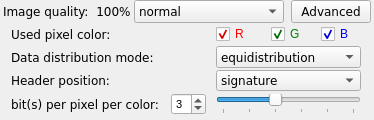
<?xml version="1.0" encoding="UTF-8"?>
<ui version="4.0">
 <class>OptionWidgetSilentEyeBmp</class>
 <widget class="QWidget" name="OptionWidgetSilentEyeBmp">
  <property name="geometry">
   <rect>
    <x>0</x>
    <y>0</y>
    <width>374</width>
    <height>120</height>
   </rect>
  </property>
  <property name="minimumSize">
   <size>
    <width>0</width>
    <height>120</height>
   </size>
  </property>
  <property name="maximumSize">
   <size>
    <width>16777215</width>
    <height>120</height>
   </size>
  </property>
  <property name="windowTitle">
   <string>Form</string>
  </property>
  <layout class="QVBoxLayout" name="verticalLayout">
   <property name="spacing">
    <number>0</number>
   </property>
   <property name="margin">
    <number>0</number>
   </property>
   <item>
    <widget class="QWidget" name="standardWidget" native="true">
     <layout class="QGridLayout" name="gridLayout">
      <property name="leftMargin">
       <number>3</number>
      </property>
      <property name="topMargin">
       <number>0</number>
      </property>
      <property name="rightMargin">
       <number>3</number>
      </property>
      <property name="bottomMargin">
       <number>0</number>
      </property>
      <property name="horizontalSpacing">
       <number>3</number>
      </property>
      <property name="verticalSpacing">
       <number>0</number>
      </property>
      <item row="0" column="0">
       <widget class="QLabel" name="qualityLabel">
        <property name="font">
         <font>
          <family>Verdana</family>
         </font>
        </property>
        <property name="text">
         <string>Image quality: </string>
        </property>
       </widget>
      </item>
      <item row="0" column="5">
       <widget class="QPushButton" name="advancedButton">
        <property name="maximumSize">
         <size>
          <width>80</width>
          <height>16777215</height>
         </size>
        </property>
        <property name="font">
         <font>
          <family>Verdana</family>
         </font>
        </property>
        <property name="styleSheet">
         <string notr="true"/>
        </property>
        <property name="text">
         <string>Advanced</string>
        </property>
        <property name="checkable">
         <bool>true</bool>
        </property>
        <property name="checked">
         <bool>false</bool>
        </property>
        <property name="default">
         <bool>false</bool>
        </property>
        <property name="flat">
         <bool>false</bool>
        </property>
       </widget>
      </item>
      <item row="0" column="2">
       <widget class="QComboBox" name="qualityComboBox">
        <property name="minimumSize">
         <size>
          <width>150</width>
          <height>0</height>
         </size>
        </property>
        <property name="font">
         <font>
          <family>Verdana</family>
         </font>
        </property>
        <property name="currentIndex">
         <number>2</number>
        </property>
        <property name="frame">
         <bool>true</bool>
        </property>
        <item>
         <property name="text">
          <string>very low</string>
         </property>
        </item>
        <item>
         <property name="text">
          <string>low</string>
         </property>
        </item>
        <item>
         <property name="text">
          <string>normal</string>
         </property>
        </item>
        <item>
         <property name="text">
          <string>high</string>
         </property>
        </item>
        <item>
         <property name="text">
          <string>best</string>
         </property>
        </item>
       </widget>
      </item>
      <item row="0" column="4">
       <spacer name="horizontalSpacer">
        <property name="orientation">
         <enum>Qt::Horizontal</enum>
        </property>
        <property name="sizeHint" stdset="0">
         <size>
          <width>40</width>
          <height>20</height>
         </size>
        </property>
       </spacer>
      </item>
      <item row="0" column="1">
       <widget class="QLabel" name="pourcentLabel">
        <property name="maximumSize">
         <size>
          <width>16777215</width>
          <height>16777215</height>
         </size>
        </property>
        <property name="font">
         <font>
          <family>Verdana</family>
          <weight>50</weight>
          <bold>false</bold>
         </font>
        </property>
        <property name="text">
         <string>100%</string>
        </property>
        <property name="alignment">
         <set>Qt::AlignCenter</set>
        </property>
       </widget>
      </item>
     </layout>
    </widget>
   </item>
   <item>
    <widget class="QWidget" name="advancedWidget" native="true">
     <property name="enabled">
      <bool>true</bool>
     </property>
     <layout class="QGridLayout" name="advancedGridLayout">
      <property name="leftMargin">
       <number>3</number>
      </property>
      <property name="topMargin">
       <number>1</number>
      </property>
      <property name="rightMargin">
       <number>3</number>
      </property>
      <property name="bottomMargin">
       <number>5</number>
      </property>
      <property name="spacing">
       <number>2</number>
      </property>
      <item row="0" column="1">
       <widget class="QLabel" name="colorLabel">
        <property name="font">
         <font>
          <family>Verdana</family>
         </font>
        </property>
        <property name="text">
         <string>Used pixel color:</string>
        </property>
       </widget>
      </item>
      <item row="0" column="3">
       <widget class="QCheckBox" name="redCheckBox">
        <property name="maximumSize">
         <size>
          <width>45</width>
          <height>16777215</height>
         </size>
        </property>
        <property name="font">
         <font>
          <family>Arial</family>
         </font>
        </property>
        <property name="styleSheet">
         <string notr="true">color: red</string>
        </property>
        <property name="text">
         <string>R</string>
        </property>
        <property name="checked">
         <bool>true</bool>
        </property>
       </widget>
      </item>
      <item row="0" column="4">
       <widget class="QCheckBox" name="greenCheckBox">
        <property name="maximumSize">
         <size>
          <width>40</width>
          <height>16777215</height>
         </size>
        </property>
        <property name="font">
         <font>
          <family>Arial</family>
         </font>
        </property>
        <property name="styleSheet">
         <string notr="true">color: green</string>
        </property>
        <property name="text">
         <string>G</string>
        </property>
        <property name="checked">
         <bool>true</bool>
        </property>
       </widget>
      </item>
      <item row="0" column="5">
       <widget class="QCheckBox" name="blueCheckBox">
        <property name="maximumSize">
         <size>
          <width>40</width>
          <height>16777215</height>
         </size>
        </property>
        <property name="font">
         <font>
          <family>Arial</family>
         </font>
        </property>
        <property name="styleSheet">
         <string notr="true">color: blue</string>
        </property>
        <property name="text">
         <string>B</string>
        </property>
        <property name="checked">
         <bool>true</bool>
        </property>
       </widget>
      </item>
      <item row="1" column="1">
       <widget class="QLabel" name="distributionLabel">
        <property name="font">
         <font>
          <family>Verdana</family>
         </font>
        </property>
        <property name="text">
         <string>Data distribution mode: </string>
        </property>
       </widget>
      </item>
      <item row="1" column="3" colspan="3">
       <widget class="QComboBox" name="distributionComboBox">
        <property name="font">
         <font>
          <family>Verdana</family>
         </font>
        </property>
        <item>
         <property name="text">
          <string>equidistribution</string>
         </property>
        </item>
        <item>
         <property name="text">
          <string>inline</string>
         </property>
        </item>
       </widget>
      </item>
      <item row="2" column="1">
       <widget class="QLabel" name="headerLabel">
        <property name="font">
         <font>
          <family>Verdana</family>
         </font>
        </property>
        <property name="text">
         <string>Header position:</string>
        </property>
       </widget>
      </item>
      <item row="2" column="3" colspan="3">
       <widget class="QComboBox" name="headerComboBox">
        <property name="font">
         <font>
          <family>Verdana</family>
         </font>
        </property>
        <property name="currentIndex">
         <number>2</number>
        </property>
        <item>
         <property name="text">
          <string>top</string>
         </property>
        </item>
        <item>
         <property name="text">
          <string>bottom</string>
         </property>
        </item>
        <item>
         <property name="text">
          <string>signature</string>
         </property>
        </item>
       </widget>
      </item>
      <item row="3" column="1">
       <widget class="QLabel" name="bitsLabel">
        <property name="minimumSize">
         <size>
          <width>150</width>
          <height>0</height>
         </size>
        </property>
        <property name="maximumSize">
         <size>
          <width>150</width>
          <height>16777215</height>
         </size>
        </property>
        <property name="font">
         <font>
          <family>Verdana</family>
         </font>
        </property>
        <property name="text">
         <string>bit(s) per pixel per color:</string>
        </property>
       </widget>
      </item>
      <item row="3" column="2">
       <widget class="QSpinBox" name="nbBitsSpinBox">
        <property name="minimumSize">
         <size>
          <width>35</width>
          <height>0</height>
         </size>
        </property>
        <property name="maximumSize">
         <size>
          <width>35</width>
          <height>16777215</height>
         </size>
        </property>
        <property name="font">
         <font>
          <family>Arial</family>
          <pointsize>8</pointsize>
         </font>
        </property>
        <property name="suffix">
         <string/>
        </property>
        <property name="prefix">
         <string/>
        </property>
        <property name="minimum">
         <number>1</number>
        </property>
        <property name="maximum">
         <number>6</number>
        </property>
        <property name="value">
         <number>3</number>
        </property>
       </widget>
      </item>
      <item row="3" column="3" colspan="3">
       <widget class="QSlider" name="nbBitsSlider">
        <property name="enabled">
         <bool>true</bool>
        </property>
        <property name="minimum">
         <number>1</number>
        </property>
        <property name="maximum">
         <number>6</number>
        </property>
        <property name="singleStep">
         <number>1</number>
        </property>
        <property name="pageStep">
         <number>1</number>
        </property>
        <property name="value">
         <number>3</number>
        </property>
        <property name="orientation">
         <enum>Qt::Horizontal</enum>
        </property>
        <property name="tickPosition">
         <enum>QSlider::TicksBelow</enum>
        </property>
        <property name="tickInterval">
         <number>1</number>
        </property>
       </widget>
      </item>
     </layout>
    </widget>
   </item>
  </layout>
 </widget>
 <resources/>
 <connections>
  <connection>
   <sender>nbBitsSpinBox</sender>
   <signal>valueChanged(int)</signal>
   <receiver>nbBitsSlider</receiver>
   <slot>setValue(int)</slot>
   <hints>
    <hint type="sourcelabel">
     <x>160</x>
     <y>114</y>
    </hint>
    <hint type="destinationlabel">
     <x>351</x>
     <y>116</y>
    </hint>
   </hints>
  </connection>
  <connection>
   <sender>nbBitsSlider</sender>
   <signal>valueChanged(int)</signal>
   <receiver>nbBitsSpinBox</receiver>
   <slot>setValue(int)</slot>
   <hints>
    <hint type="sourcelabel">
     <x>351</x>
     <y>116</y>
    </hint>
    <hint type="destinationlabel">
     <x>163</x>
     <y>114</y>
    </hint>
   </hints>
  </connection>
 </connections>
</ui>
